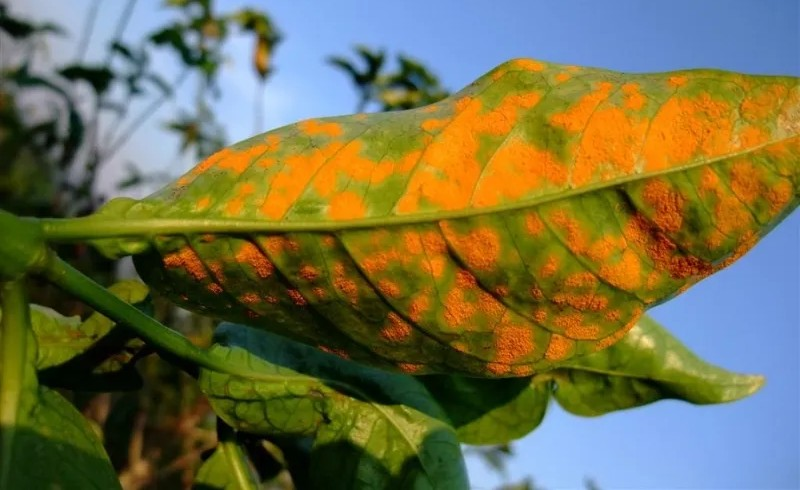
#> input picture image-cafe-input/20260914_144401_e87e06_59ld6s2un69h6uuc5253e3jwn9m6_coffee-rust-disease-02.jpg, 800 x 490 px
$ python -i image_validator.py   (imports and definitions only)   (older library calls are emulated)
#> lines starting #> are read from the running program, lines starting #| are printed output that depends on the picture; after the words box and inside, x2 and y2 are one past the last pixel; in counts of white or black regions, pixels touching at a corner belong together
# -*- coding: utf-8 -*-
"""
IMAGE QUALITY VALIDATOR SERVICE
===============================
Module tiền xử lý kiểm định chất lượng ảnh đầu vào:
- Độ phân giải tối thiểu (Resolution Check)
- Độ sắc nét / Độ mờ (Blur Detection qua Laplacian Variance)
- Độ sáng tối / Cháy sáng (Underexposure & Overexposure Check)
- Nhận diện vùng mô lá cà phê (Foliage / Plant Coverage Ratio)
Tự động từ chối ảnh không đạt chuẩn và trả về lý do cụ thể.
"""

from typing import Dict, Any, Tuple
import cv2
import numpy as np
from PIL import Image


def calculate_blur_score(img_bgr: np.ndarray) -> float:
    """Tính toán độ sắc nét bằng phương sai Laplacian (Laplacian Variance)."""
    gray = cv2.cvtColor(img_bgr, cv2.COLOR_BGR2GRAY)
    return float(cv2.Laplacian(gray, cv2.CV_64F).var())


def calculate_brightness_metrics(img_bgr: np.ndarray) -> Tuple[float, float]:
    """
    Tính độ sáng trung bình và tỷ lệ điểm cháy sáng (Overexposed pixels).
    - Độ sáng thang [0, 255]
    - Tỷ lệ điểm cháy sáng: V > 240 và S < 25 (màu trắng gắt lóa)
    """
    hsv = cv2.cvtColor(img_bgr, cv2.COLOR_BGR2HSV)
    v_channel = hsv[:, :, 2]
    s_channel = hsv[:, :, 1]

    mean_v = float(np.mean(v_channel))

    # Điểm trắng lóa cháy sáng
    overexposed_mask = (v_channel > 240) & (s_channel < 25)
    overexposed_ratio = float(np.count_nonzero(overexposed_mask) / (img_bgr.shape[0] * img_bgr.shape[1]))

    return mean_v, overexposed_ratio


def calculate_plant_leaf_ratio(img_bgr: np.ndarray) -> float:
    """
    Tính tỷ lệ diện tích mang màu sắc của mô lá cà phê trên ảnh:
    - Màu xanh lục tự nhiên của phiến lá khỏe: H in [25, 90], S > 20, V > 20
    - Màu vàng, cam của bệnh tuyến trùng hoặc bào tử gỉ sắt: H in [10, 25], S > 30, V > 30
    - Màu nâu hoại tử của vết cháy nấm Phoma / sâu đục lá: H in [5, 20], S > 35, V in [20, 160]
    """
    hsv = cv2.cvtColor(img_bgr, cv2.COLOR_BGR2HSV)
    h, w = img_bgr.shape[:2]
    total_pixels = h * w

    # 1. Lá xanh
    mask_green = cv2.inRange(hsv, (25, 20, 20), (90, 255, 255))

    # 2. Vàng/cam bệnh lý (Nematode / Rust)
    mask_yellow_orange = cv2.inRange(hsv, (10, 30, 30), (25, 255, 255))

    # 3. Nâu hoại tử (Phoma / Miner necrotic)
    mask_brown = cv2.inRange(hsv, (5, 35, 20), (20, 255, 160))

    plant_mask = mask_green | mask_yellow_orange | mask_brown
    plant_pixels = np.count_nonzero(plant_mask)

    return float(plant_pixels / total_pixels)


def validate_image_quality(
    img_pil: Image.Image,
    min_resolution: int = 180,
    min_total_pixels: int = 40000,
    min_laplacian_var: float = 15.0,
    min_brightness: float = 35.0,
    max_brightness: float = 230.0,
    max_overexposed_ratio: float = 0.40,
    min_leaf_ratio: float = 0.15
) -> Dict[str, Any]:
    """
    Kiểm định toàn diện chất lượng ảnh đầu vào:
    1. Kiểm tra kích thước và độ phân giải
    2. Kiểm tra độ mờ / mất nét
    3. Kiểm tra ảnh quá tối hoặc cháy sáng
    4. Kiểm tra sự hiện diện của phiến lá thực vật
    """
    w, h = img_pil.size
    total_pixels = w * h

    # Chuyển đổi sang BGR cho OpenCV xử lý
    img_bgr = cv2.cvtColor(np.array(img_pil), cv2.COLOR_RGB2BGR)

    # 1. Kiểm tra độ phân giải tối thiểu
    if w < min_resolution or h < min_resolution or total_pixels < min_total_pixels:
        return {
            "is_valid": False,
            "error_code": "RESOLUTION_TOO_LOW",
            "message": f"Độ phân giải ảnh quá thấp ({w}x{h} px). Vui lòng chụp hoặc tải ảnh có kích thước tối thiểu 200x200 px để nhìn rõ đốm bệnh.",
            "details": {
                "width": w,
                "height": h,
                "total_pixels": total_pixels
            }
        }

    # 2. Kiểm tra độ sắc nét / độ mờ
    lap_var = calculate_blur_score(img_bgr)
    if lap_var < min_laplacian_var:
        return {
            "is_valid": False,
            "error_code": "IMAGE_BLURRY",
            "message": f"Ảnh bị nhòe/mờ nghiêm trọng (độ nét {lap_var:.1f} < {min_laplacian_var}). Vui lòng giữ chắc tay máy và lấy nét lại vào bề mặt lá cà phê.",
            "details": {
                "width": w,
                "height": h,
                "laplacian_var": round(lap_var, 2),
                "threshold": min_laplacian_var
            }
        }

    # 3. Kiểm tra độ sáng (Quá tối hoặc Quá chói sáng)
    mean_v, overexposed_ratio = calculate_brightness_metrics(img_bgr)
    if mean_v < min_brightness:
        return {
            "is_valid": False,
            "error_code": "IMAGE_TOO_DARK",
            "message": f"Ảnh quá tối (độ sáng {mean_v:.1f}/255 < {min_brightness}). Vui lòng bật đèn flash hoặc chụp ở nơi có đủ ánh sáng ban ngày.",
            "details": {
                "mean_brightness": round(mean_v, 2),
                "threshold": min_brightness
            }
        }

    if mean_v > max_brightness or overexposed_ratio > max_overexposed_ratio:
        return {
            "is_valid": False,
            "error_code": "IMAGE_OVEREXPOSED",
            "message": f"Ảnh bị chói sáng/cháy sáng nghiêm trọng (độ sáng {mean_v:.1f}/255, diện tích cháy lóa {overexposed_ratio*100:.1f}%). Vui lòng tránh chụp ngược sáng hoặc ánh nắng gắt chói trực diện.",
            "details": {
                "mean_brightness": round(mean_v, 2),
                "overexposed_ratio": round(overexposed_ratio, 3),
                "threshold": max_brightness
            }
        }

    # 4. Kiểm tra sự hiện diện của phiến lá cà phê (màu sắc thực vật)
    leaf_ratio = calculate_plant_leaf_ratio(img_bgr)
    if leaf_ratio < min_leaf_ratio:
        return {
            "is_valid": False,
            "error_code": "NOT_A_COFFEE_LEAF",
            "message": f"Không nhận diện được phiến lá cà phê trong ảnh (tỷ lệ bề mặt lá chỉ đạt {leaf_ratio*100:.1f}% < {min_leaf_ratio*100:.0f}%). Vui lòng chụp rõ bề mặt lá cà phê thay vì nền đất, sàn nhà hoặc vật thể khác.",
            "details": {
                "leaf_ratio": round(leaf_ratio, 3),
                "threshold": min_leaf_ratio
            }
        }

    # Ảnh đạt chuẩn chất lượng
    return {
        "is_valid": True,
        "error_code": None,
        "message": "Ảnh đạt chuẩn chất lượng chẩn đoán.",
        "details": {
            "width": w,
            "height": h,
            "laplacian_var": round(lap_var, 2),
            "mean_brightness": round(mean_v, 2),
            "leaf_ratio": round(leaf_ratio, 3)
        }
    }

>>> from PIL import Image
>>> picture = Image.open('../image-cafe-input/20260914_144401_e87e06_59ld6s2un69h6uuc5253e3jwn9m6_coffee-rust-disease-02.jpg')
#> picture is the input picture: PIL image 800x490 RGB; mean R, G, B 114.3, 111.5, 75.1
>>> result = validate_image_quality(picture)
#> in calculate_blur_score, `gray = cv2.cvtColor(img_bgr, cv2.COLOR_BGR2GRAY)`:
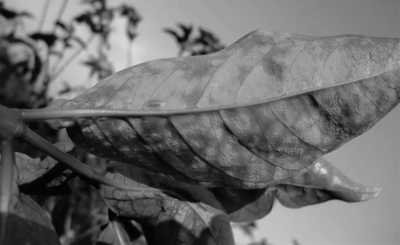
#> gray: shape (490, 800) (shown at 1/2 size); min 0, max 227, mean 108.2
#> in validate_image_quality, `lap_var = calculate_blur_score(img_bgr)`: lap_var = 93.65
#> in calculate_brightness_metrics, `v_channel = hsv[:, :, 2]`:
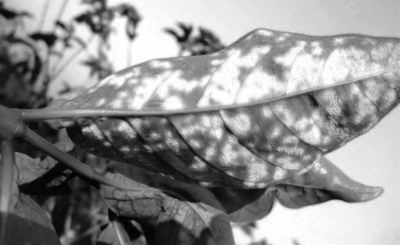
#> v_channel: shape (490, 800) (shown at 1/2 size); min 0, max 255, mean 144.2
#> in calculate_brightness_metrics, `s_channel = hsv[:, :, 1]`:
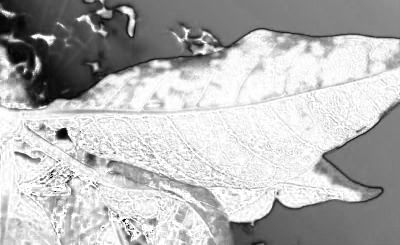
#> s_channel: shape (490, 800) (shown at 1/2 size); min 0, max 255, mean 180.3
#> in calculate_brightness_metrics, `mean_v = float(np.mean(v_channel))`: mean_v = 144.2
#> in calculate_brightness_metrics, `overexposed_ratio = float(np.count_nonzero(overexposed_mask) / (img_bg..`: overexposed_ratio = 0
#> in validate_image_quality, `mean_v, overexposed_ratio = calculate_brightness_metrics(img_bgr)`: mean_v = 144.2; overexposed_ratio = 0
#> in calculate_plant_leaf_ratio, `mask_green = cv2.inRange(hsv, (25, 20, 20), (90, 255, 255))`:
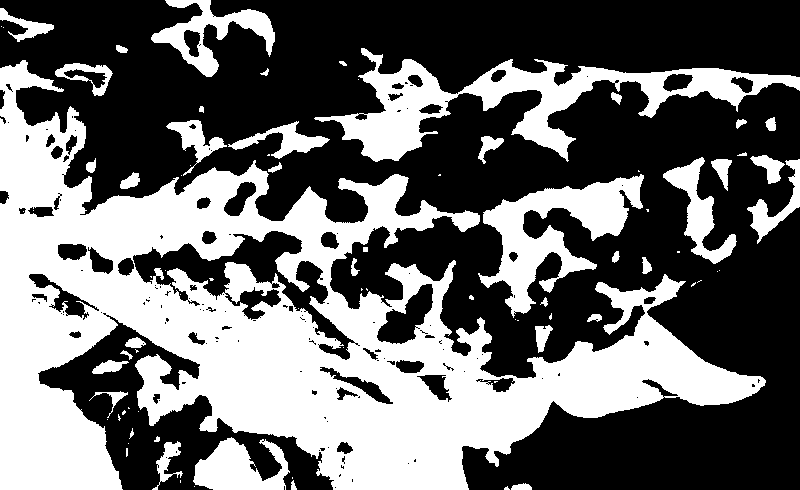
#> mask_green: shape (490, 800); 41.3% white; 83 white regions (42 under 20 px), largest, box (x1, y1, x2, y2) and area: (0, 60, 766, 490) 120579, (314, 48, 800, 162) 14928, (478, 174, 644, 318) 8846
#> in calculate_plant_leaf_ratio, `mask_yellow_orange = cv2.inRange(hsv, (10, 30, 30), (25, 255, 255))`:
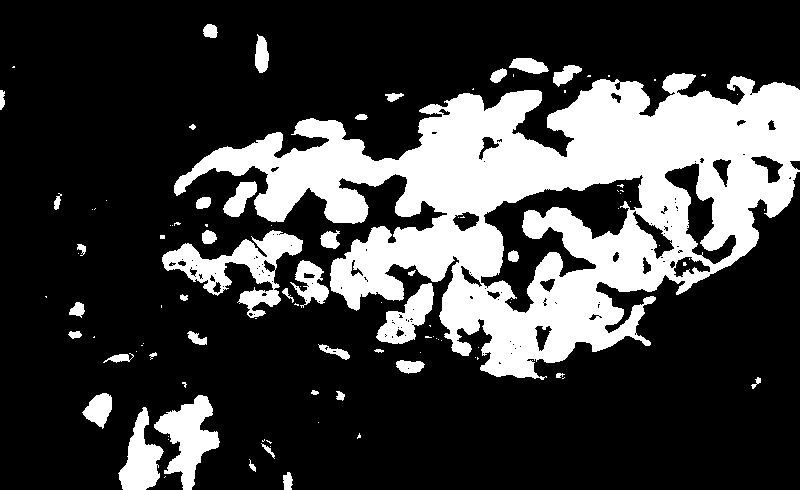
#> mask_yellow_orange: shape (490, 800); 25.3% white; 104 white regions (62 under 20 px), largest, box (x1, y1, x2, y2) and area: (174, 73, 800, 380) 81901, (162, 230, 303, 318) 4250, (154, 395, 220, 490) 2953
#> in calculate_plant_leaf_ratio, `mask_brown = cv2.inRange(hsv, (5, 35, 20), (20, 255, 160))`:
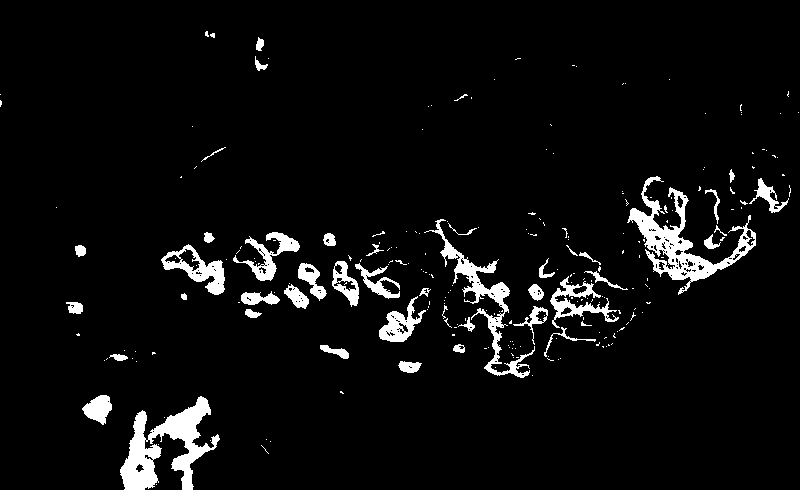
#> mask_brown: shape (490, 800); 5.2% white; 242 white regions (195 under 20 px), largest, box (x1, y1, x2, y2) and area: (120, 396, 220, 490) 3873, (627, 176, 756, 295) 3591, (424, 219, 535, 378) 2269
#> in calculate_plant_leaf_ratio, `plant_mask = mask_green | mask_yellow_orange | mask_brown`:
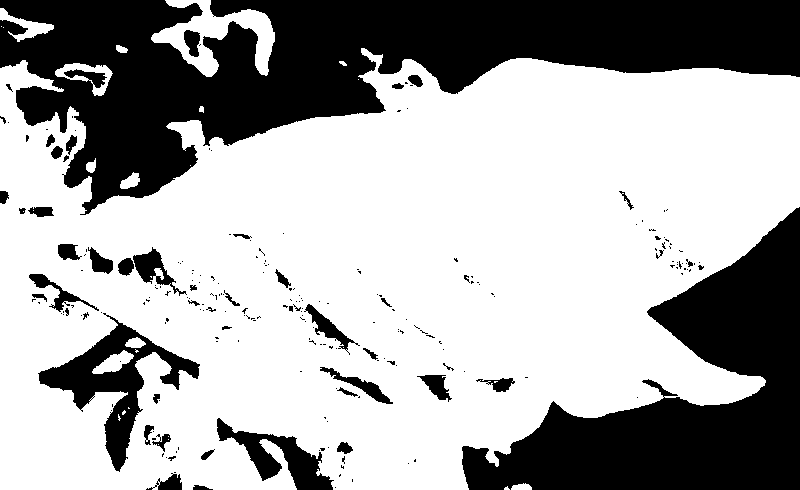
#> plant_mask: shape (490, 800); 65.7% white; 231 black regions (180 under 20 px), largest, box (x1, y1, x2, y2) and area: (0, 0, 800, 215) 76515, (462, 207, 800, 490) 40756, (38, 313, 200, 472) 6585
#> in calculate_plant_leaf_ratio, `plant_pixels = np.count_nonzero(plant_mask)`: plant_pixels = 257623
#> in validate_image_quality, `leaf_ratio = calculate_plant_leaf_ratio(img_bgr)`: leaf_ratio = 0.657
#> result = 4 items

$ run again, on image-cafe-input/20260914_145359_3bdd27_Hemileia_vastatrix_-_coffee_leaf_rust.jpg
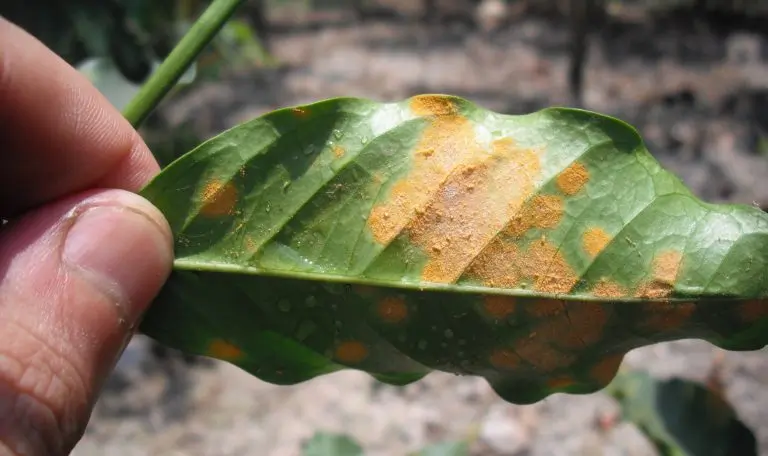
#> input picture image-cafe-input/20260914_145359_3bdd27_Hemileia_vastatrix_-_coffee_leaf_rust.jpg, 768 x 456 px
#> picture is the input picture: PIL image 768x456 RGB; mean R, G, B 116.3, 109, 86.8
#> lap_var = 221
#> hsv: shape (456, 768, 3); mean H, S, V 34.3, 79.2, 122.7
#> in calculate_brightness_metrics, `mean_v = float(np.mean(v_channel))`: mean_v = 122.7
#> in calculate_brightness_metrics, `overexposed_mask = (v_channel > 240) & (s_channel < 25)`:
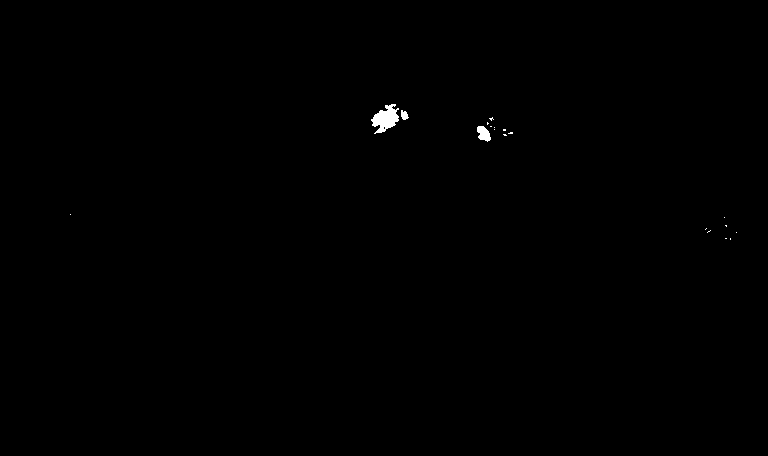
#> overexposed_mask: shape (456, 768) bool; 0.21% white; 19 white regions (16 under 20 px), largest, box (x1, y1, x2, y2) and area: (371, 104, 399, 134) 478, (477, 126, 491, 142) 152, (401, 110, 409, 120) 55
#> in calculate_brightness_metrics, `overexposed_ratio = float(np.count_nonzero(overexposed_mask) / (img_bg..`: overexposed_ratio = 0.00211
#> in validate_image_quality, `mean_v, overexposed_ratio = calculate_brightness_metrics(img_bgr)`: mean_v = 122.7; overexposed_ratio = 0.00211
#> mask_green: shape (456, 768); 41.3% white; 105 white regions (82 under 20 px), largest, box (x1, y1, x2, y2) and area: (0, 0, 768, 456) 140258, (301, 429, 365, 456) 1310, (408, 438, 471, 456) 708
#> mask_yellow_orange: shape (456, 768); 20.1% white; 438 white regions (340 under 20 px), largest, box (x1, y1, x2, y2) and area: (288, 57, 629, 373) 32021, (132, 341, 316, 456) 8044, (632, 251, 698, 334) 2698
#> mask_brown: shape (456, 768); 10.7% white; 460 white regions (379 under 20 px), largest, box (x1, y1, x2, y2) and area: (0, 222, 173, 456) 7984, (492, 298, 607, 371) 3970, (582, 65, 751, 107) 3692
#> in calculate_plant_leaf_ratio, `plant_mask = mask_green | mask_yellow_orange | mask_brown`:
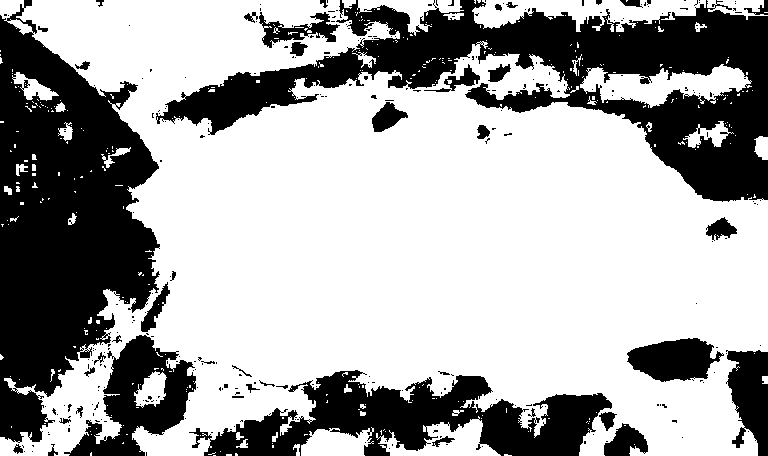
#> plant_mask: shape (456, 768); 65.5% white; 288 black regions (245 under 20 px), largest, box (x1, y1, x2, y2) and area: (0, 0, 160, 443) 42429, (156, 0, 768, 202) 41550, (189, 370, 612, 456) 17284
#> plant_pixels = 229367
#> leaf_ratio = 0.655
#> result = 4 items

$ run again, on image-cafe-input/20260914_145425_0dd322_Rệp_sáp_1.jpg
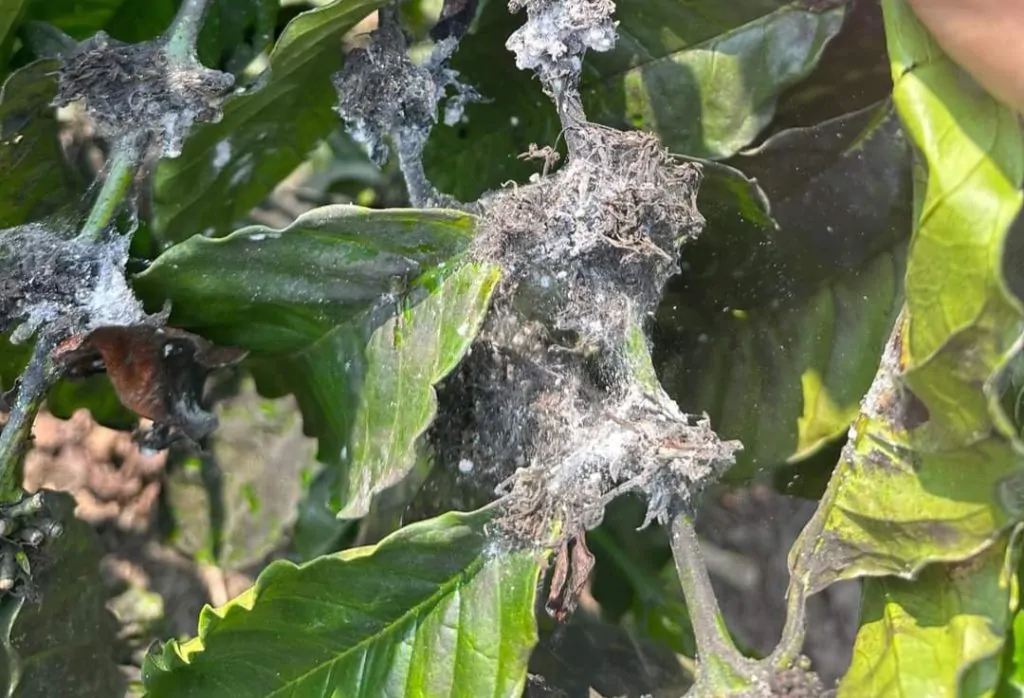
#> input picture image-cafe-input/20260914_145425_0dd322_Rệp_sáp_1.jpg, 1024 x 698 px
#> picture is the input picture: PIL image 1024x698 RGB; mean R, G, B 107, 115.4, 83.1
#> lap_var = 391.4
#> hsv: shape (698, 1024, 3); mean H, S, V 44.9, 82.7, 118.3
#> in calculate_brightness_metrics, `mean_v = float(np.mean(v_channel))`: mean_v = 118.3
#> in calculate_brightness_metrics, `overexposed_mask = (v_channel > 240) & (s_channel < 25)`:
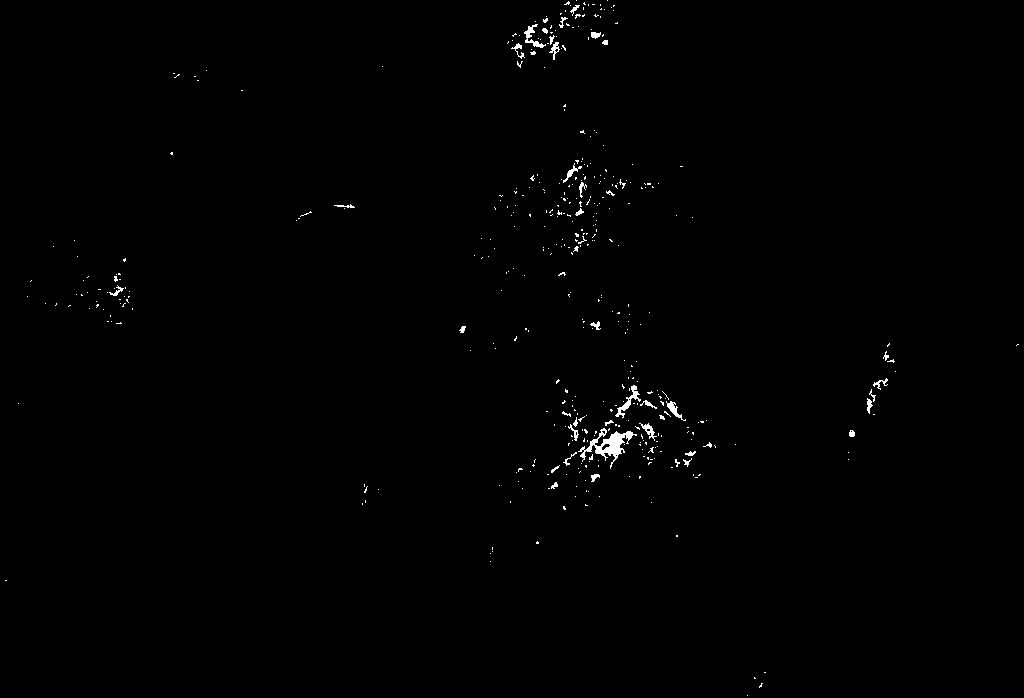
#> overexposed_mask: shape (698, 1024) bool; 0.54% white; 428 white regions (389 under 20 px), largest, box (x1, y1, x2, y2) and area: (578, 428, 637, 469) 695, (615, 385, 641, 418) 205, (524, 24, 546, 48) 163
#> in calculate_brightness_metrics, `overexposed_ratio = float(np.count_nonzero(overexposed_mask) / (img_bg..`: overexposed_ratio = 0.00537
#> in validate_image_quality, `mean_v, overexposed_ratio = calculate_brightness_metrics(img_bgr)`: mean_v = 118.3; overexposed_ratio = 0.00537
#> mask_green: shape (698, 1024); 69.4% white; 390 black regions (318 under 20 px), largest, box (x1, y1, x2, y2) and area: (444, 0, 863, 698) 106678, (0, 223, 258, 612) 41261, (746, 0, 900, 248) 15922
#> mask_yellow_orange: shape (698, 1024); 8.9% white; 553 white regions (453 under 20 px), largest, box (x1, y1, x2, y2) and area: (20, 328, 171, 537) 13011, (746, 0, 891, 216) 10674, (906, 0, 1024, 126) 6904
#> mask_brown: shape (698, 1024); 3.3% white; 557 white regions (448 under 20 px), largest, box (x1, y1, x2, y2) and area: (69, 328, 167, 426) 4899, (805, 0, 889, 94) 2903, (77, 451, 169, 530) 2249
#> in calculate_plant_leaf_ratio, `plant_mask = mask_green | mask_yellow_orange | mask_brown`:
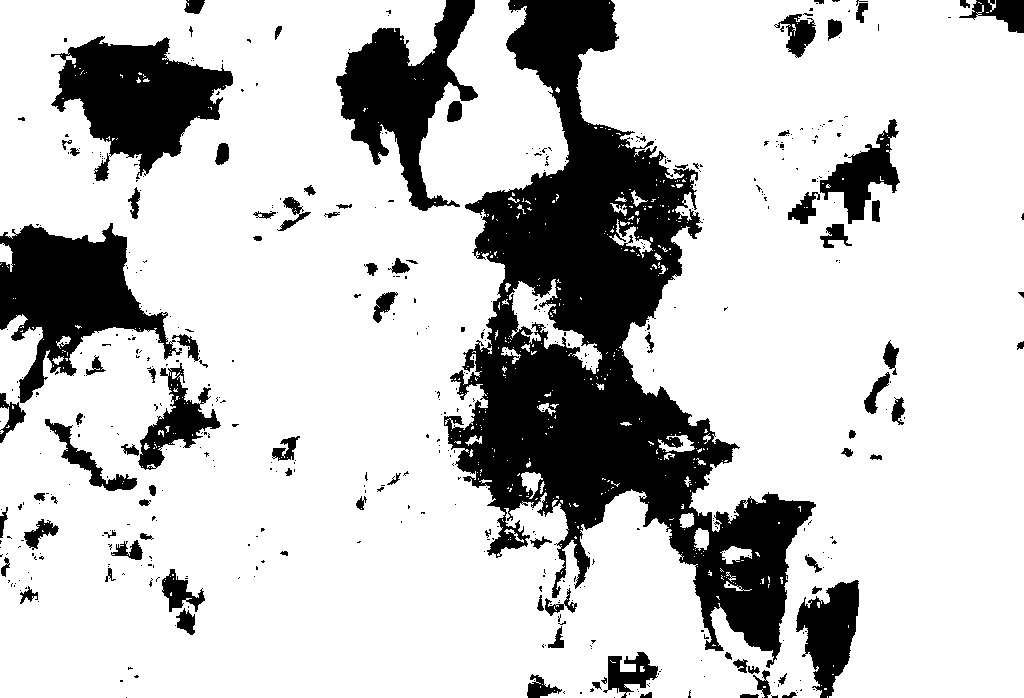
#> plant_mask: shape (698, 1024); 78.3% white; 514 black regions (422 under 20 px), largest, box (x1, y1, x2, y2) and area: (444, 0, 816, 668) 86022, (0, 223, 182, 403) 14718, (51, 36, 233, 181) 13913
#> plant_pixels = 559752
#> leaf_ratio = 0.783
#> result = 4 items
